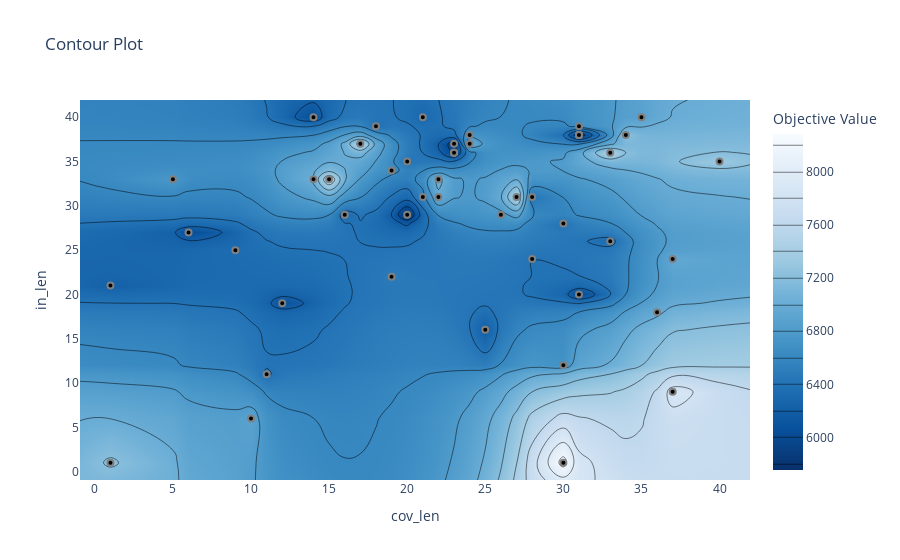

This figure's notebook cell:
### Code cell
plot_contour(study, params=['in_len', 'cov_len'])

### Figure 1 — Plotly figure (JSON) as saved in the notebook; plotly's stock layout.template omitted (floating-point values rounded to 4 significant figures; data arrays with more than 128 entries replaced by an {"elided": "..."} marker saying what was removed)
{"data": [{"colorbar": {"title": {"text": "Objective Value"}}, "colorscale": [[0, "rgb(247,251,255)"], [0.125, "rgb(222,235,247)"], [0.25, "rgb(198,219,239)"], [0.375, "rgb(158,202,225)"], [0.5, "rgb(107,174,214)"], [0.625, "rgb(66,146,198)"], [0.75, "rgb(33,113,181)"], [0.875, "rgb(8,81,156)"], [1, "rgb(8,48,107)"]], "connectgaps": true, "contours": {"coloring": "heatmap"}, "hoverinfo": "none", "line": {"smoothing": 1.3}, "reversescale": true, "type": "contour", "x": [-0.95, 1, 5, 6, 9, 10, 11, 12, 14, 15, 16, 17, 18, 19, 20, 21, 22, 23, 24, 25, 26, 27, 28, 30, 31, 33, 34, 35, 36, 37, 40, 41.95], "y": [-0.95, 1, 6, 9, 11, 12, 16, 18, 19, 20, 21, 22, 24, 25, 26, 27, 28, 29, 31, 33, 34, 35, 36, 37, 38, 39, 40, 41.95], "z": {"elided": "28x32 float values"}}, {"marker": {"color": "black", "line": {"color": "Grey", "width": 2}}, "mode": "markers", "showlegend": false, "type": "scatter", "x": [31, 9, 5, 1, 1, 30, 11, 12, 10, 37, 23, 23, 20, 21, 20, 16, 26, 18, 27, 37, 25, 23, 17, 30, 14, 22, 33, 24, 19, 28, 14, 23, 33, 22, 28, 24, 15, 6, 19, 21, 31, 31, 34, 35, 40, 31, 31, 31, 30, 36], "y": [20, 25, 33, 1, 21, 12, 11, 19, 6, 9, 37, 36, 35, 40, 29, 29, 29, 39, 31, 24, 16, 36, 37, 28, 33, 33, 26, 38, 34, 31, 40, 36, 36, 31, 24, 37, 33, 27, 22, 31, 38, 38, 38, 40, 35, 38, 38, 39, 1, 18]}], "layout": {"title": {"text": "Contour Plot"}, "xaxis": {"range": [-0.95, 41.95], "title": {"text": "cov_len"}}, "yaxis": {"range": [-0.95, 41.95], "title": {"text": "in_len"}}}}
